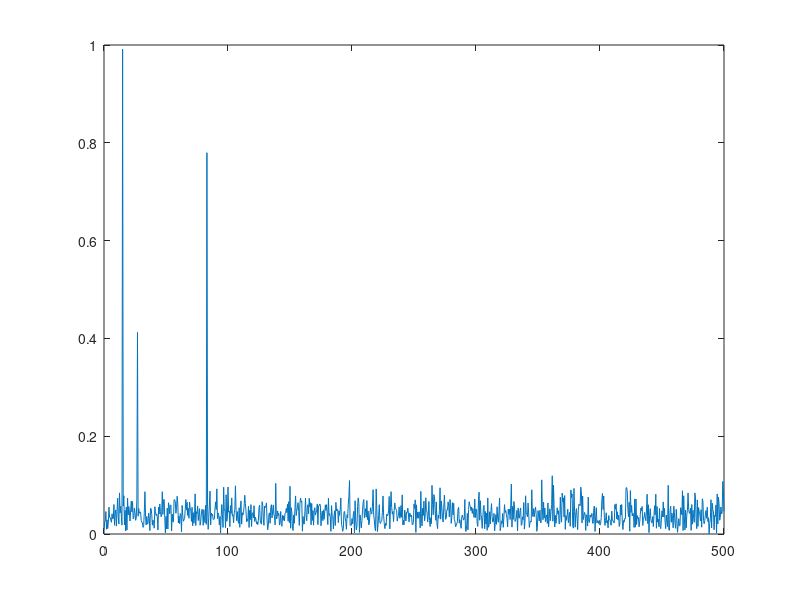
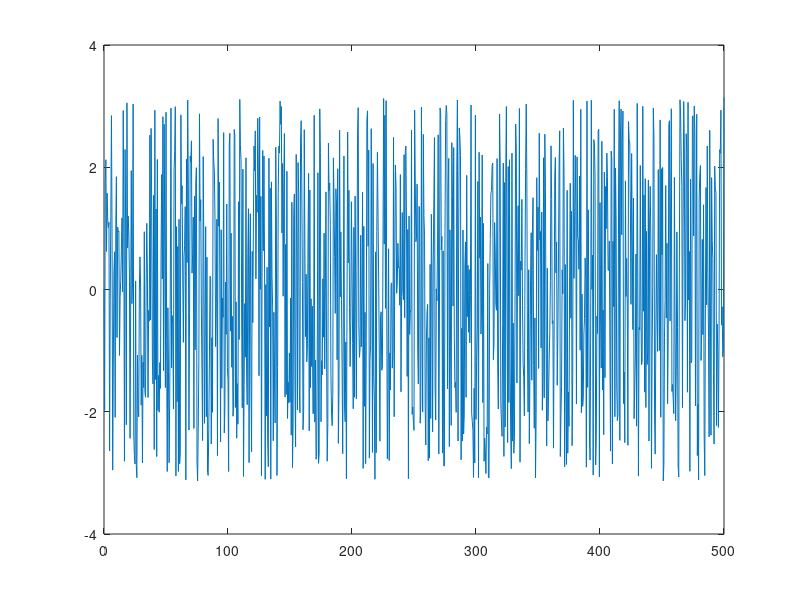

MATLAB code to generate these figures, in order: (Note: this script raises an error after producing the figures.)
function [v, i, ff, ph] = tmp()

    % Wywolanie
    %       [v, i, ff, ph] = l1()

    % Parametry systemu
    Fs = 1000;     % Częstotliwość próbkowania [Hz]
    T = 1/Fs;      % Okres próbkowania [s]
    L = 2000;      % Długość sygnału (liczba próbek)
    t = (0:L-1)*T; % Podstawa czasu
    
    % Przygotowanie sygnału
    N = 3;               % Liczba sinusoid w mieszaninie
    A = [1.0   0.4  0.8] % Amplitudy kolejnych sinusoid
    B = [ 15    27   83] % Częstotliwości kolejnych sygnałów [Hz]
    C = [  0 -pi/3 pi/7] % Przesunięcia fazowe kolejnych sygnałów
    
    
    x = zeros(size(t));
    for i = 1:N
      x = x + A(i) * cos(2 * pi * B(i) * t + C(i));
    end
    x = x + 1*randn(size(x));

    Y = fft(x);     % transformata Fouriera

    A = abs(Y);     % amplituda sygnału
    A = A/L;        % normalizacja amplitudy

    A = A(1:L/2+1); % wycięcie istotnej części spektrum
    A(2:end-1) = 2*A(2:end-1);
    
    F = angle(Y);   % faza sygnału
    F = F(1:L/2+1); % wycięcie istotnej części spektrum

    f_step = Fs/L;     % zmiana częstotliwości
    f = 0:f_step:Fs/2; % oś częstotliwości do wykresu
    
    figure;
    plot(f, A);        % wykres amplitudowy
    figure;
    plot(f, F);        % wykres fazowy

    [v, i] = maxk(A,3);

    ff = f(i);
    ph = F(i);



end